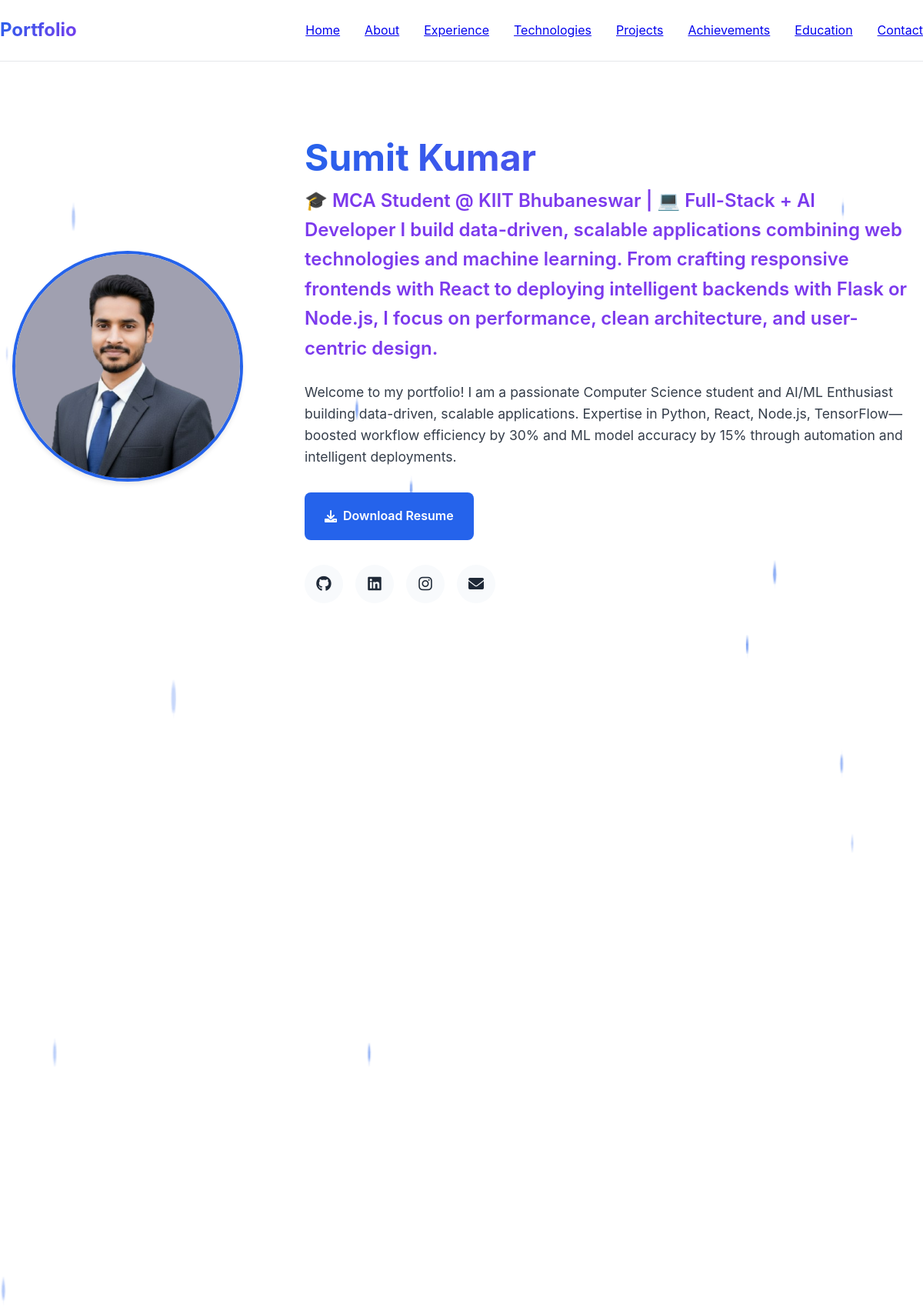
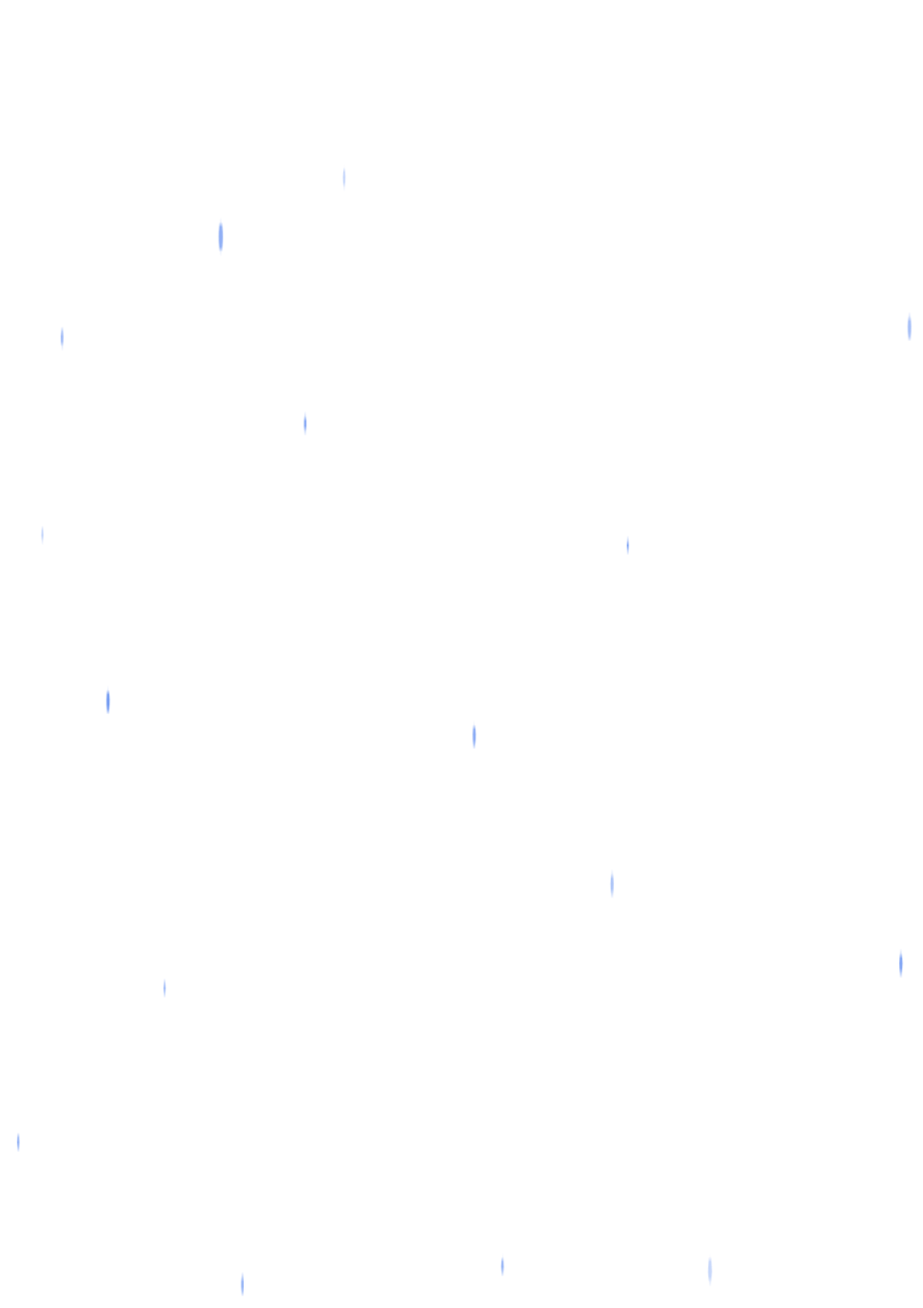
The page / (upper part) on the database its author committed (2 pictures, top to bottom).
### models.py (models this page shows, shortened)
class Profile(db.Model):
    id = db.Column(db.Integer, primary_key=True)
    name = db.Column(db.String(100), nullable=False)
    title = db.Column(db.String(200), nullable=False)
    department = db.Column(db.String(100), nullable=False)
    bio = db.Column(db.Text, nullable=False)
    profile_picture = db.Column(db.String(200))
    resume = db.Column(db.String(200))
    email = db.Column(db.String(100))
    phone = db.Column(db.String(20))
    location = db.Column(db.String(100))
    updated_at = db.Column(db.DateTime, default=datetime.now, onupdate=datetime.now)

### app.py (the view)
@app.route('/')
def index():
    profile = Profile.query.first()
    experiences = Experience.query.order_by(Experience.order_index).all()
    education = Education.query.all()
    projects = Project.query.order_by(Project.order_index).all()
    achievements = Achievement.query.all()
    technologies = Technology.query.order_by(Technology.order_index).all()
    return render_template('index.html',
                         profile=profile,
                         experiences=experiences,
                         education=education,
                         projects=projects,
                         achievements=achievements,
                         technologies=technologies)

### app.py (called while the page is built)
@app.context_processor
def inject_now():
    return {'now': datetime.now}

### templates/index.html (shortened to what this page needs)
{% extends "base.html" %}
{% block content %}
<section id="home" class="hero">
    <div class="container">
        <div class="hero-content">
            <div class="profile-section">
                <div class="profile-image-container">
                    <img src="{{ url_for('static', filename='uploads/' + profile.profile_picture) if profile and profile.profile_picture else url_for('static', filename='images/default-avatar.jpg') }}"
                         alt="{{ profile.name if profile else 'Your Name' }}"
                         class="profile-image">
                </div>
                <div class="profile-info">
                    <h1 class="profile-name">{{ profile.name if profile else 'Your Name' }}</h1>
                    <h2 class="profile-title">{{ profile.title if profile else 'Your Title' }}</h2>
                    <p class="profile-bio">{{ profile.bio if profile else 'Your bio goes here...' }}</p>
                    <div class="profile-actions">
                        {% if profile and profile.resume %}
                        <a href="{{ url_for('static', filename='uploads/' + profile.resume) }}" class="btn btn-primary" download>
                            <i class="fas fa-download"></i> Download Resume
                        </a>
                        {% else %}
                        <a href="#" class="btn btn-primary" onclick="alert('Resume not available yet')">
                            <i class="fas fa-download"></i> Download Resume
                        </a>
                        {% endif %}
                    </div>
                    <div class="social-links-hero">
                        <a href="#" class="social-link"><i class="fab fa-github"></i></a>
                        <a href="#" class="social-link"><i class="fab fa-linkedin"></i></a>
                        <a href="#" class="social-link"><i class="fab fa-instagram"></i></a>
                        <a href="#" class="social-link"><i class="fas fa-envelope"></i></a>
                    </div>
                </div>
            </div>
        </div>
    </div>
</section>
{% endblock %}

### templates/base.html (shortened to what this page needs)
<!DOCTYPE html>
<html lang="en" data-theme="auto">
<head>
    <link rel="stylesheet" href="{{ url_for('static', filename='css/style.css') }}">
    <link href="https://cdnjs.cloudflare.com/ajax/libs/font-awesome/6.0.0/css/all.min.css" rel="stylesheet">
</head>
<body>
    {% include 'components/header.html' %}
    <main>
        {% block content %}{% endblock %}
    </main>
</body>
</html>

### templates/components/header.html (shortened to what this page needs)
<header class="header">
    <nav class="nav">
        <div class="nav-brand">
            <h2>Portfolio</h2>
        </div>
        <ul class="nav-links">
            <li><a href="#home">Home</a></li>
            <li><a href="#about">About</a></li>
            <li><a href="#experience">Experience</a></li>
            <li><a href="#tech">Technologies</a></li>
            <li><a href="#projects">Projects</a></li>
            <li><a href="#achievements">Achievements</a></li>
            <li><a href="#education">Education</a></li>
            <li><a href="#contact">Contact</a></li>
        </ul>
    </nav>
</header>

### static/css/style.css (style rules this page uses)
:root { --primary-color: #2563eb; --secondary-color: #7c3aed; --accent-color: #06d6a0; --text-color: #1f2937; --bg-color: #ffffff; --card-bg: #f8fafc; --border-color: #e5e7eb; --shadow: 0 4px 6px -1px rgba(0, 0, 0, 0.1); --gradient: linear-gradient(135deg, #667eea 0%, #764ba2 100%); --header-height: 80px; --container-padding: 1rem; }
* { margin: 0; padding: 0; box-sizing: border-box; }
html { scroll-behavior: smooth; }
body { font-family: 'Inter', -apple-system, BlinkMacSystemFont, 'Segoe UI', Roboto, sans-serif; background-color: var(--bg-color); color: var(--text-color); line-height: 1.6; overflow-x: hidden; }
.container { max-width: 1200px; margin: 0 auto; padding: 0 var(--container-padding); }
.header { position: fixed; top: 0; width: 100%; background: rgba(255, 255, 255, 0.95); backdrop-filter: blur(20px); -webkit-backdrop-filter: blur(20px); z-index: 1000; padding: 1rem 0; border-bottom: 1px solid var(--border-color); transition: all 0.3s ease; height: var(--header-height); }
.nav { display: flex; justify-content: space-between; align-items: center; height: 100%; }
.nav-brand h2 { background: linear-gradient(135deg, var(--primary-color), var(--secondary-color)); -webkit-background-clip: text; -webkit-text-fill-color: transparent; background-clip: text; font-size: clamp(1.25rem, 4vw, 1.5rem); font-weight: 700; }
.nav-links { display: flex; list-style: none; gap: clamp(1rem, 3vw, 2rem); margin: 0; padding: 0; }
main { padding-top: var(--header-height); min-height: 100vh; }
.hero { min-height: 100vh; display: flex; align-items: center; padding: 2rem 0; }
.profile-section { display: grid; grid-template-columns: auto 1fr; gap: clamp(2rem, 5vw, 3rem); align-items: center; width: 100%; }
.profile-image-container { position: relative; }
.profile-image { width: clamp(200px, 30vw, 300px); height: clamp(200px, 30vw, 300px); border-radius: 50%; object-fit: cover; border: 4px solid var(--primary-color); box-shadow: var(--shadow); transition: transform 0.3s ease; }
.profile-info { padding-left: clamp(1rem, 3vw, 2rem); }
.profile-name { font-size: clamp(2rem, 6vw, 3rem); font-weight: 700; margin-bottom: 0.5rem; background: linear-gradient(135deg, var(--primary-color), var(--secondary-color)); -webkit-background-clip: text; -webkit-text-fill-color: transparent; background-clip: text; line-height: 1.2; }
.profile-title { font-size: clamp(1.125rem, 3vw, 1.5rem); color: var(--secondary-color); margin-bottom: 1.5rem; font-weight: 600; }
.profile-bio { font-size: clamp(1rem, 2.5vw, 1.1rem); line-height: 1.6; margin-bottom: 2rem; color: var(--text-color); opacity: 0.9; }
.profile-actions { margin-bottom: 2rem; }
.btn { display: inline-flex; align-items: center; gap: 0.5rem; padding: clamp(0.75rem, 2vw, 1rem) clamp(1.25rem, 3vw, 1.5rem); border-radius: 0.5rem; text-decoration: none; font-weight: 600; transition: all 0.3s ease; border: 2px solid transparent; font-size: clamp(0.875rem, 2vw, 1rem); white-space: nowrap; }
.btn-primary { background: var(--primary-color); color: white; }
.social-links-hero { display: flex; gap: clamp(0.75rem, 2vw, 1rem); }
.social-links-hero .social-link { width: clamp(45px, 8vw, 50px); height: clamp(45px, 8vw, 50px); border-radius: 50%; background: var(--card-bg); color: var(--text-color); display: flex; align-items: center; justify-content: center; text-decoration: none; transition: all 0.3s ease; font-size: clamp(1.125rem, 3vw, 1.25rem); }
section { padding: clamp(3rem, 8vw, 6rem) 0; }
.social-link { color: var(--text-color); font-size: clamp(1.125rem, 3vw, 1.25rem); transition: all 0.3s ease; padding: 0.5rem; border-radius: 0.5rem; text-decoration: none; }

### rows shown on the page
Profile: profile_picture (picture), name "Sumit Kumar", title "🎓 MCA Student @ KIIT Bhubaneswar | 💻 Full-Stack + AI Developer I build data-driven, scalable applications combining web technologies and machine learning. From crafting responsive frontends with React to deploying intelligent backends with Flask or Node.js, I focus on performance, clean architecture, and user-centric design.", bio "Welcome to my portfolio! I am a passionate Computer Science student and AI/ML Enthusiast building data-driven, scalable applications. Expertise in Python, React, Node.js, TensorFlow—boosted workflow efficiency by 30% and ML model accuracy by 15% through automation and intelligent deployments."
